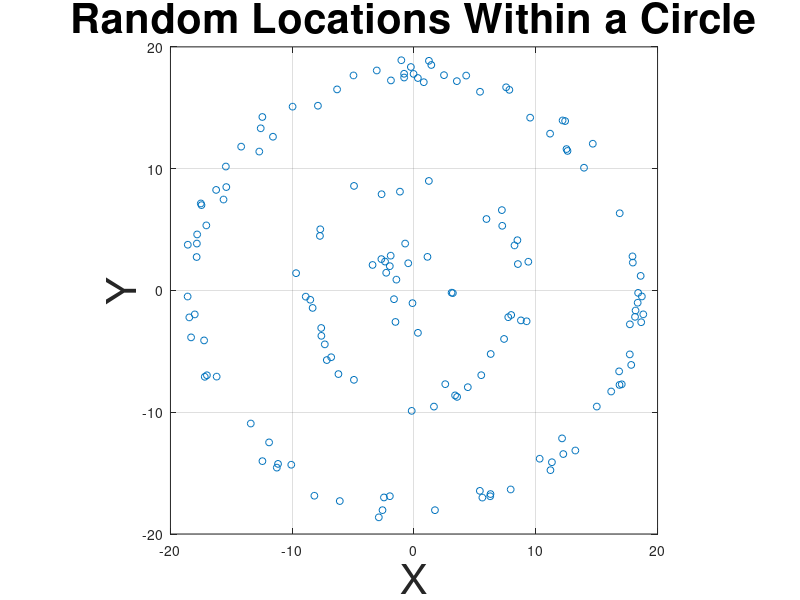

Here is the MATLAB script that generated this plot:
% Create a random set of coordinates in a circle.
% First define parameters that define the number of points and the circle.
n = 500;
R = 20;
x0 = 0; % Center of the circle in the x direction.
y0 = 0; % Center of the circle in the y direction.
% Now create the set of points.
t = 2*pi*rand(n,1);
r = R*sqrt(rand(n,1));
x = x0 + r.*cos(t);
y = y0 + r.*sin(t);

data = [x,y];

for i=1:size(x)
    d = pdist([0,0;data(i,:)],'euclidean');
    if and(d > 4,d<8)
        x(i) = -999;
        y(i) = -999;
    end
    if and(d > 10,d<17)
        x(i) = -999;
        y(i) = -999;
    end
    if and(d > 19,d<20)
        x(i) = -999;
        y(i) = -999;
    end
end

x(x==-999) = [];
y(y==-999) = [];
data = [x,y];

% Now display our random set of points in a figure.
plot(x,y, 'o', 'MarkerSize', 5)
axis square;
grid on;
% Enlarge figure to full screen.
%set(gcf, 'units','normalized','outerposition',[0 0 1 1]);
fontSize = 30;
xlabel('X', 'FontSize', fontSize);
ylabel('Y', 'FontSize', fontSize);
title('Random Locations Within a Circle', 'FontSize', fontSize);

save('rings.mat','data')